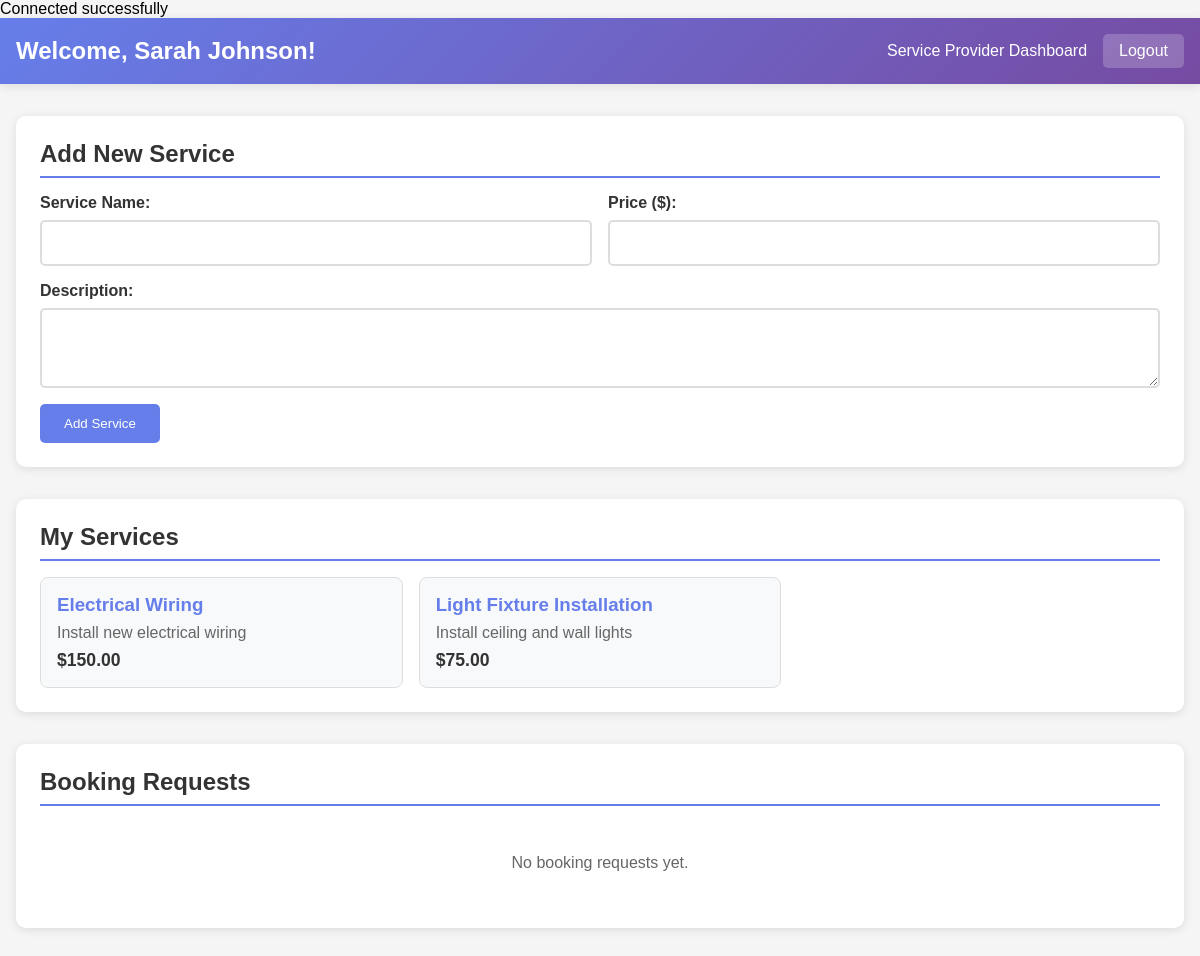
/user_dashboard.php (signed in), run on the app's committed database.
### tables this page shows
CREATE TABLE services (
    id INT AUTO_INCREMENT PRIMARY KEY,
    user_id INT,
    service_name VARCHAR(100) NOT NULL,
    description TEXT,
    price DECIMAL(10,2),
    created_at TIMESTAMP DEFAULT CURRENT_TIMESTAMP,
    FOREIGN KEY (user_id) REFERENCES users(id) ON DELETE CASCADE
);

### user_dashboard.php (the view, shortened to what this page needs)
<?php
require_once 'db_conn.php';
$stmt = $pdo->prepare("SELECT * FROM services WHERE user_id = ? ORDER BY created_at DESC");
$stmt->execute([getUserId()]);
$services = $stmt->fetchAll();
$stmt = $pdo->prepare("
    SELECT b.*, s.service_name, c.name as client_name
    FROM bookings b
    JOIN services s ON b.service_id = s.id
    JOIN clients c ON b.client_id = c.id
    WHERE b.user_id = ?
    ORDER BY b.created_at DESC
");
$stmt->execute([getUserId()]);
$bookings = $stmt->fetchAll();
?>
<!DOCTYPE html>
<html lang="en">
<head>
</head>
<body>
    <div class="header">
        <div class="header-content">
            <h1>Welcome, <?php echo $_SESSION['user_name']; ?>!</h1>
            <div class="header-nav">
                <span>Service Provider Dashboard</span>
                <a href="?action=logout" class="btn">Logout</a>
            </div>
        </div>
    </div>
    <div class="container">
        <div class="section">
            <h2>Add New Service</h2>
            <form method="POST">
                <div class="form-row">
                    <div class="form-group">
                        <label for="service_name">Service Name:</label>
                        <input type="text" name="service_name" id="service_name" required>
                    </div>
                    <div class="form-group">
                        <label for="price">Price ($):</label>
                        <input type="number" name="price" id="price" step="0.01" min="0" required>
                    </div>
                </div>
                <div class="form-group">
                    <label for="description">Description:</label>
                    <textarea name="description" id="description" required></textarea>
                </div>
                <button type="submit" class="btn-primary">Add Service</button>
            </form>
        </div>
        <div class="section">
            <h2>My Services</h2>
            <?php if (empty($services)): ?>
                <div class="no-data">You haven't added any services yet.</div>
            <?php else: ?>
                <div class="services-grid">
                    <?php foreach ($services as $service): ?>
                        <div class="service-card">
                            <h3><?php echo htmlspecialchars($service['service_name']); ?></h3>
                            <p><?php echo htmlspecialchars($service['description']); ?></p>
                            <div class="service-price">$<?php echo number_format($service['price'], 2); ?></div>
                        </div>
                    <?php endforeach; ?>
                </div>
            <?php endif; ?>
        </div>
        <div class="section">
            <h2>Booking Requests</h2>
            <?php if (empty($bookings)): ?>
                <div class="no-data">No booking requests yet.</div>
            <?php endif; ?>
        </div>
    </div>
</body>
</html>

### user_dashboard.php (style rules this page uses)
* { margin: 0; padding: 0; box-sizing: border-box; }
body { font-family: 'Arial', sans-serif; background: #f5f5f5; min-height: 100vh; }
.header { background: linear-gradient(135deg, #667eea 0%, #764ba2 100%); color: white; padding: 1rem 0; box-shadow: 0 2px 10px rgba(0,0,0,0.1); }
.header-content { max-width: 1200px; margin: 0 auto; display: flex; justify-content: space-between; align-items: center; padding: 0 1rem; }
.header h1 { font-size: 1.5rem; }
.header-nav { display: flex; gap: 1rem; align-items: center; }
.btn { padding: 0.5rem 1rem; background: rgba(255,255,255,0.2); color: white; text-decoration: none; border-radius: 5px; border: none; cursor: pointer; transition: background 0.3s; }
.container { max-width: 1200px; margin: 2rem auto; padding: 0 1rem; }
.section { background: white; margin-bottom: 2rem; border-radius: 10px; padding: 1.5rem; box-shadow: 0 2px 10px rgba(0,0,0,0.1); }
.section h2 { color: #333; margin-bottom: 1rem; border-bottom: 2px solid #667eea; padding-bottom: 0.5rem; }
.form-group { margin-bottom: 1rem; }
.form-row { display: grid; grid-template-columns: 1fr 1fr; gap: 1rem; }
label { display: block; margin-bottom: 0.5rem; color: #333; font-weight: bold; }
input, textarea, select { width: 100%; padding: 0.75rem; border: 2px solid #ddd; border-radius: 5px; font-size: 1rem; transition: border-color 0.3s; }
textarea { height: 80px; resize: vertical; }
.btn-primary { background: #667eea; color: white; padding: 0.75rem 1.5rem; border: none; border-radius: 5px; cursor: pointer; transition: background 0.3s; }
.services-grid { display: grid; grid-template-columns: repeat(auto-fill, minmax(300px, 1fr)); gap: 1rem; margin-top: 1rem; }
.service-card { border: 1px solid #ddd; border-radius: 8px; padding: 1rem; background: #f8f9fa; }
.service-card h3 { color: #667eea; margin-bottom: 0.5rem; }
.service-card p { color: #666; margin-bottom: 0.5rem; }
.service-price { font-weight: bold; color: #333; font-size: 1.1rem; }
.no-data { text-align: center; color: #666; padding: 2rem; }

### data on the page
services: service_name "Electrical Wiring", description "Install new electrical wiring", price "150.00"
services: service_name "Light Fixture Installation", description "Install ceiling and wall lights", price "75.00"

### other printed values
$_SESSION['user_name'] "Sarah Johnson"
